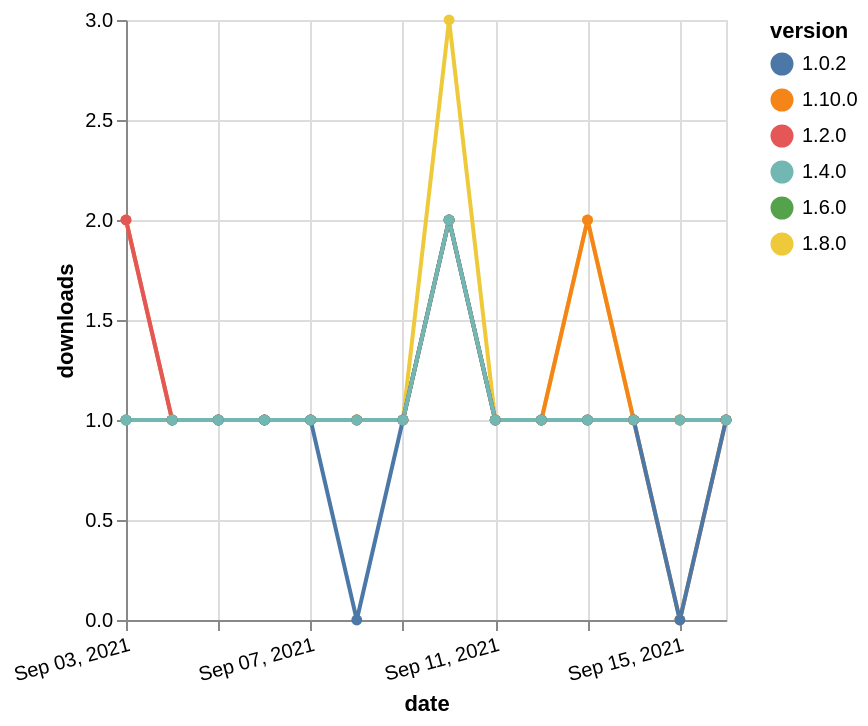

Source (Vega-Lite JSON):
### Vega-Lite specification from a JSON file in a GitHub repository (floating-point values rounded to 4 significant figures)
{"$schema": "https://vega.github.io/schema/vega-lite/v5.json", "description": "A simple bar chart with embedded data.", "data": {"values": [{"date": "2021-09-03", "total": 173, "delta": 1, "version": "1.6.0"}, {"date": "2021-09-04", "total": 174, "delta": 1, "version": "1.6.0"}, {"date": "2021-09-05", "total": 175, "delta": 1, "version": "1.6.0"}, {"date": "2021-09-06", "total": 176, "delta": 1, "version": "1.6.0"}, {"date": "2021-09-07", "total": 177, "delta": 1, "version": "1.6.0"}, {"date": "2021-09-08", "total": 178, "delta": 1, "version": "1.6.0"}, {"date": "2021-09-09", "total": 179, "delta": 1, "version": "1.6.0"}, {"date": "2021-09-10", "total": 181, "delta": 2, "version": "1.6.0"}, {"date": "2021-09-11", "total": 182, "delta": 1, "version": "1.6.0"}, {"date": "2021-09-12", "total": 183, "delta": 1, "version": "1.6.0"}, {"date": "2021-09-13", "total": 184, "delta": 1, "version": "1.6.0"}, {"date": "2021-09-14", "total": 185, "delta": 1, "version": "1.6.0"}, {"date": "2021-09-15", "total": 186, "delta": 1, "version": "1.6.0"}, {"date": "2021-09-16", "total": 187, "delta": 1, "version": "1.6.0"}, {"date": "2021-09-03", "total": 198, "delta": 1, "version": "1.8.0"}, {"date": "2021-09-04", "total": 199, "delta": 1, "version": "1.8.0"}, {"date": "2021-09-05", "total": 200, "delta": 1, "version": "1.8.0"}, {"date": "2021-09-06", "total": 201, "delta": 1, "version": "1.8.0"}, {"date": "2021-09-07", "total": 202, "delta": 1, "version": "1.8.0"}, {"date": "2021-09-08", "total": 203, "delta": 1, "version": "1.8.0"}, {"date": "2021-09-09", "total": 204, "delta": 1, "version": "1.8.0"}, {"date": "2021-09-10", "total": 207, "delta": 3, "version": "1.8.0"}, {"date": "2021-09-11", "total": 208, "delta": 1, "version": "1.8.0"}, {"date": "2021-09-12", "total": 209, "delta": 1, "version": "1.8.0"}, {"date": "2021-09-13", "total": 211, "delta": 2, "version": "1.8.0"}, {"date": "2021-09-14", "total": 212, "delta": 1, "version": "1.8.0"}, {"date": "2021-09-15", "total": 213, "delta": 1, "version": "1.8.0"}, {"date": "2021-09-16", "total": 214, "delta": 1, "version": "1.8.0"}, {"date": "2021-09-03", "total": 123, "delta": 2, "version": "1.10.0"}, {"date": "2021-09-04", "total": 124, "delta": 1, "version": "1.10.0"}, {"date": "2021-09-05", "total": 125, "delta": 1, "version": "1.10.0"}, {"date": "2021-09-06", "total": 126, "delta": 1, "version": "1.10.0"}, {"date": "2021-09-07", "total": 127, "delta": 1, "version": "1.10.0"}, {"date": "2021-09-08", "total": 128, "delta": 1, "version": "1.10.0"}, {"date": "2021-09-09", "total": 129, "delta": 1, "version": "1.10.0"}, {"date": "2021-09-10", "total": 131, "delta": 2, "version": "1.10.0"}, {"date": "2021-09-11", "total": 132, "delta": 1, "version": "1.10.0"}, {"date": "2021-09-12", "total": 133, "delta": 1, "version": "1.10.0"}, {"date": "2021-09-13", "total": 135, "delta": 2, "version": "1.10.0"}, {"date": "2021-09-14", "total": 136, "delta": 1, "version": "1.10.0"}, {"date": "2021-09-15", "total": 136, "delta": 0, "version": "1.10.0"}, {"date": "2021-09-16", "total": 137, "delta": 1, "version": "1.10.0"}, {"date": "2021-09-03", "total": 201, "delta": 2, "version": "1.2.0"}, {"date": "2021-09-04", "total": 202, "delta": 1, "version": "1.2.0"}, {"date": "2021-09-05", "total": 203, "delta": 1, "version": "1.2.0"}, {"date": "2021-09-06", "total": 204, "delta": 1, "version": "1.2.0"}, {"date": "2021-09-07", "total": 205, "delta": 1, "version": "1.2.0"}, {"date": "2021-09-08", "total": 206, "delta": 1, "version": "1.2.0"}, {"date": "2021-09-09", "total": 207, "delta": 1, "version": "1.2.0"}, {"date": "2021-09-10", "total": 209, "delta": 2, "version": "1.2.0"}, {"date": "2021-09-11", "total": 210, "delta": 1, "version": "1.2.0"}, {"date": "2021-09-12", "total": 211, "delta": 1, "version": "1.2.0"}, {"date": "2021-09-13", "total": 212, "delta": 1, "version": "1.2.0"}, {"date": "2021-09-14", "total": 213, "delta": 1, "version": "1.2.0"}, {"date": "2021-09-15", "total": 214, "delta": 1, "version": "1.2.0"}, {"date": "2021-09-16", "total": 215, "delta": 1, "version": "1.2.0"}, {"date": "2021-09-03", "total": 255, "delta": 1, "version": "1.0.2"}, {"date": "2021-09-04", "total": 256, "delta": 1, "version": "1.0.2"}, {"date": "2021-09-05", "total": 257, "delta": 1, "version": "1.0.2"}, {"date": "2021-09-06", "total": 258, "delta": 1, "version": "1.0.2"}, {"date": "2021-09-07", "total": 259, "delta": 1, "version": "1.0.2"}, {"date": "2021-09-08", "total": 259, "delta": 0, "version": "1.0.2"}, {"date": "2021-09-09", "total": 260, "delta": 1, "version": "1.0.2"}, {"date": "2021-09-10", "total": 262, "delta": 2, "version": "1.0.2"}, {"date": "2021-09-11", "total": 263, "delta": 1, "version": "1.0.2"}, {"date": "2021-09-12", "total": 264, "delta": 1, "version": "1.0.2"}, {"date": "2021-09-13", "total": 265, "delta": 1, "version": "1.0.2"}, {"date": "2021-09-14", "total": 266, "delta": 1, "version": "1.0.2"}, {"date": "2021-09-15", "total": 266, "delta": 0, "version": "1.0.2"}, {"date": "2021-09-16", "total": 267, "delta": 1, "version": "1.0.2"}, {"date": "2021-09-03", "total": 195, "delta": 1, "version": "1.4.0"}, {"date": "2021-09-04", "total": 196, "delta": 1, "version": "1.4.0"}, {"date": "2021-09-05", "total": 197, "delta": 1, "version": "1.4.0"}, {"date": "2021-09-06", "total": 198, "delta": 1, "version": "1.4.0"}, {"date": "2021-09-07", "total": 199, "delta": 1, "version": "1.4.0"}, {"date": "2021-09-08", "total": 200, "delta": 1, "version": "1.4.0"}, {"date": "2021-09-09", "total": 201, "delta": 1, "version": "1.4.0"}, {"date": "2021-09-10", "total": 203, "delta": 2, "version": "1.4.0"}, {"date": "2021-09-11", "total": 204, "delta": 1, "version": "1.4.0"}, {"date": "2021-09-12", "total": 205, "delta": 1, "version": "1.4.0"}, {"date": "2021-09-13", "total": 206, "delta": 1, "version": "1.4.0"}, {"date": "2021-09-14", "total": 207, "delta": 1, "version": "1.4.0"}, {"date": "2021-09-15", "total": 208, "delta": 1, "version": "1.4.0"}, {"date": "2021-09-16", "total": 209, "delta": 1, "version": "1.4.0"}]}, "width": "container", "mark": {"type": "line", "point": {"filled": true}}, "encoding": {"x": {"field": "date", "type": "temporal", "timeUnit": "yearmonthdate", "title": "date", "axis": {"labelAngle": -15}}, "y": {"field": "delta", "type": "quantitative", "title": "downloads"}, "color": {"field": "version", "type": "nominal"}, "tooltip": {"field": "delta"}}}
